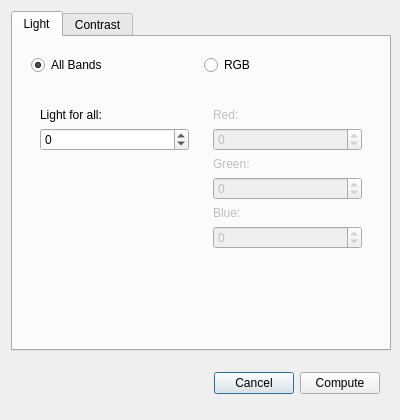
<?xml version="1.0" encoding="UTF-8"?>
<ui version="4.0">
 <class>DialogColoring</class>
 <widget class="QDialog" name="DialogColoring">
  <property name="geometry">
   <rect>
    <x>0</x>
    <y>0</y>
    <width>400</width>
    <height>420</height>
   </rect>
  </property>
  <property name="minimumSize">
   <size>
    <width>400</width>
    <height>420</height>
   </size>
  </property>
  <property name="maximumSize">
   <size>
    <width>400</width>
    <height>420</height>
   </size>
  </property>
  <property name="windowTitle">
   <string>Color Editing</string>
  </property>
  <layout class="QGridLayout" name="gridLayout">
   <item row="0" column="0">
    <widget class="QTabWidget" name="tabWidget">
     <property name="minimumSize">
      <size>
       <width>380</width>
       <height>340</height>
      </size>
     </property>
     <property name="maximumSize">
      <size>
       <width>380</width>
       <height>340</height>
      </size>
     </property>
     <property name="currentIndex">
      <number>0</number>
     </property>
     <widget class="QWidget" name="light_process">
      <property name="accessibleName">
       <string/>
      </property>
      <attribute name="title">
       <string>Light</string>
      </attribute>
      <layout class="QVBoxLayout" name="verticalLayout">
       <item>
        <widget class="QWidget" name="l_radio" native="true">
         <property name="maximumSize">
          <size>
           <width>16777215</width>
           <height>40</height>
          </size>
         </property>
         <layout class="QHBoxLayout" name="horizontalLayout_2">
          <item>
           <widget class="QRadioButton" name="l_radio_all_bands">
            <property name="text">
             <string>All Bands</string>
            </property>
            <property name="checked">
             <bool>true</bool>
            </property>
           </widget>
          </item>
          <item>
           <widget class="QRadioButton" name="l_radio_rgb">
            <property name="text">
             <string>RGB</string>
            </property>
           </widget>
          </item>
         </layout>
        </widget>
       </item>
       <item>
        <widget class="QWidget" name="l_widgets_options" native="true">
         <layout class="QHBoxLayout" name="horizontalLayout_3">
          <item>
           <widget class="QWidget" name="l_all_bands_widget" native="true">
            <layout class="QVBoxLayout" name="verticalLayout_4">
             <item>
              <widget class="QLabel" name="l_light_for_all">
               <property name="text">
                <string>Light for all:</string>
               </property>
              </widget>
             </item>
             <item>
              <widget class="QSpinBox" name="l_spin_light_for_all">
               <property name="minimum">
                <number>-255</number>
               </property>
               <property name="maximum">
                <number>255</number>
               </property>
               <property name="singleStep">
                <number>5</number>
               </property>
              </widget>
             </item>
             <item>
              <spacer name="verticalSpacer">
               <property name="orientation">
                <enum>Qt::Vertical</enum>
               </property>
               <property name="sizeHint" stdset="0">
                <size>
                 <width>20</width>
                 <height>40</height>
                </size>
               </property>
              </spacer>
             </item>
            </layout>
           </widget>
          </item>
          <item>
           <widget class="QWidget" name="l_rgb_widget" native="true">
            <property name="enabled">
             <bool>false</bool>
            </property>
            <layout class="QVBoxLayout" name="verticalLayout_3">
             <item>
              <widget class="QLabel" name="l_red">
               <property name="text">
                <string>Red:</string>
               </property>
              </widget>
             </item>
             <item>
              <widget class="QSpinBox" name="l_spin_red">
               <property name="minimum">
                <number>-255</number>
               </property>
               <property name="maximum">
                <number>255</number>
               </property>
               <property name="singleStep">
                <number>5</number>
               </property>
              </widget>
             </item>
             <item>
              <widget class="QLabel" name="l_green">
               <property name="text">
                <string>Green:</string>
               </property>
              </widget>
             </item>
             <item>
              <widget class="QSpinBox" name="l_spin_green">
               <property name="minimum">
                <number>-255</number>
               </property>
               <property name="maximum">
                <number>255</number>
               </property>
               <property name="singleStep">
                <number>5</number>
               </property>
              </widget>
             </item>
             <item>
              <widget class="QLabel" name="l_blue">
               <property name="text">
                <string>Blue:</string>
               </property>
              </widget>
             </item>
             <item>
              <widget class="QSpinBox" name="l_spin_blue">
               <property name="minimum">
                <number>-255</number>
               </property>
               <property name="maximum">
                <number>255</number>
               </property>
               <property name="singleStep">
                <number>5</number>
               </property>
              </widget>
             </item>
             <item>
              <spacer name="verticalSpacer_2">
               <property name="orientation">
                <enum>Qt::Vertical</enum>
               </property>
               <property name="sizeHint" stdset="0">
                <size>
                 <width>20</width>
                 <height>40</height>
                </size>
               </property>
              </spacer>
             </item>
            </layout>
           </widget>
          </item>
         </layout>
        </widget>
       </item>
      </layout>
     </widget>
     <widget class="QWidget" name="contrast_process">
      <attribute name="title">
       <string>Contrast</string>
      </attribute>
      <layout class="QVBoxLayout" name="verticalLayout_2">
       <item>
        <widget class="QWidget" name="c_radio" native="true">
         <property name="minimumSize">
          <size>
           <width>0</width>
           <height>40</height>
          </size>
         </property>
         <property name="maximumSize">
          <size>
           <width>16777215</width>
           <height>40</height>
          </size>
         </property>
         <layout class="QHBoxLayout" name="horizontalLayout_4">
          <item>
           <widget class="QRadioButton" name="c_radio_all_bands">
            <property name="text">
             <string>All Bands</string>
            </property>
            <property name="checked">
             <bool>true</bool>
            </property>
           </widget>
          </item>
          <item>
           <widget class="QRadioButton" name="c_radio_rgb">
            <property name="text">
             <string>RGB</string>
            </property>
           </widget>
          </item>
         </layout>
        </widget>
       </item>
       <item>
        <widget class="QWidget" name="c_widgets_options" native="true">
         <layout class="QHBoxLayout" name="horizontalLayout_5">
          <item>
           <widget class="QWidget" name="c_all_bands_widget" native="true">
            <layout class="QVBoxLayout" name="verticalLayout_5">
             <item>
              <widget class="QLabel" name="c_double_spin_for_all">
               <property name="text">
                <string>Contrast for all:</string>
               </property>
              </widget>
             </item>
             <item>
              <widget class="QDoubleSpinBox" name="c_contrast_for_all">
               <property name="minimum">
                <double>-10.000000000000000</double>
               </property>
               <property name="maximum">
                <double>10.000000000000000</double>
               </property>
               <property name="singleStep">
                <double>0.100000000000000</double>
               </property>
               <property name="value">
                <double>1.000000000000000</double>
               </property>
              </widget>
             </item>
             <item>
              <spacer name="verticalSpacer_3">
               <property name="orientation">
                <enum>Qt::Vertical</enum>
               </property>
               <property name="sizeHint" stdset="0">
                <size>
                 <width>20</width>
                 <height>40</height>
                </size>
               </property>
              </spacer>
             </item>
            </layout>
           </widget>
          </item>
          <item>
           <widget class="QWidget" name="c_rgb_widget" native="true">
            <property name="enabled">
             <bool>false</bool>
            </property>
            <layout class="QVBoxLayout" name="verticalLayout_6">
             <item>
              <widget class="QLabel" name="c_red">
               <property name="text">
                <string>Red:</string>
               </property>
              </widget>
             </item>
             <item>
              <widget class="QDoubleSpinBox" name="c_double_spin_red">
               <property name="minimum">
                <double>-10.000000000000000</double>
               </property>
               <property name="maximum">
                <double>10.000000000000000</double>
               </property>
               <property name="singleStep">
                <double>0.100000000000000</double>
               </property>
               <property name="value">
                <double>1.000000000000000</double>
               </property>
              </widget>
             </item>
             <item>
              <widget class="QLabel" name="c_green">
               <property name="text">
                <string>Green:</string>
               </property>
              </widget>
             </item>
             <item>
              <widget class="QDoubleSpinBox" name="c_double_spin_green">
               <property name="minimum">
                <double>-10.000000000000000</double>
               </property>
               <property name="maximum">
                <double>10.000000000000000</double>
               </property>
               <property name="singleStep">
                <double>0.100000000000000</double>
               </property>
               <property name="value">
                <double>1.000000000000000</double>
               </property>
              </widget>
             </item>
             <item>
              <widget class="QLabel" name="c_blue">
               <property name="text">
                <string>Blue:</string>
               </property>
              </widget>
             </item>
             <item>
              <widget class="QDoubleSpinBox" name="c_double_spin_blue">
               <property name="minimum">
                <double>-10.000000000000000</double>
               </property>
               <property name="maximum">
                <double>10.000000000000000</double>
               </property>
               <property name="singleStep">
                <double>0.100000000000000</double>
               </property>
               <property name="value">
                <double>1.000000000000000</double>
               </property>
              </widget>
             </item>
             <item>
              <spacer name="verticalSpacer_4">
               <property name="orientation">
                <enum>Qt::Vertical</enum>
               </property>
               <property name="sizeHint" stdset="0">
                <size>
                 <width>20</width>
                 <height>40</height>
                </size>
               </property>
              </spacer>
             </item>
            </layout>
           </widget>
          </item>
         </layout>
        </widget>
       </item>
      </layout>
     </widget>
    </widget>
   </item>
   <item row="1" column="0">
    <widget class="QWidget" name="widget" native="true">
     <layout class="QHBoxLayout" name="horizontalLayout">
      <item>
       <spacer name="horizontalSpacer">
        <property name="orientation">
         <enum>Qt::Horizontal</enum>
        </property>
        <property name="sizeHint" stdset="0">
         <size>
          <width>40</width>
          <height>20</height>
         </size>
        </property>
       </spacer>
      </item>
      <item>
       <widget class="QPushButton" name="cancel_button">
        <property name="text">
         <string>Cancel</string>
        </property>
       </widget>
      </item>
      <item>
       <widget class="QPushButton" name="compute_button">
        <property name="text">
         <string>Compute</string>
        </property>
       </widget>
      </item>
     </layout>
    </widget>
   </item>
  </layout>
 </widget>
 <tabstops>
  <tabstop>tabWidget</tabstop>
  <tabstop>l_radio_all_bands</tabstop>
  <tabstop>l_radio_rgb</tabstop>
  <tabstop>l_spin_light_for_all</tabstop>
  <tabstop>l_spin_red</tabstop>
  <tabstop>l_spin_green</tabstop>
  <tabstop>l_spin_blue</tabstop>
  <tabstop>cancel_button</tabstop>
  <tabstop>compute_button</tabstop>
  <tabstop>c_radio_all_bands</tabstop>
  <tabstop>c_radio_rgb</tabstop>
  <tabstop>c_contrast_for_all</tabstop>
  <tabstop>c_double_spin_red</tabstop>
  <tabstop>c_double_spin_green</tabstop>
  <tabstop>c_double_spin_blue</tabstop>
 </tabstops>
 <resources/>
 <connections/>
</ui>
